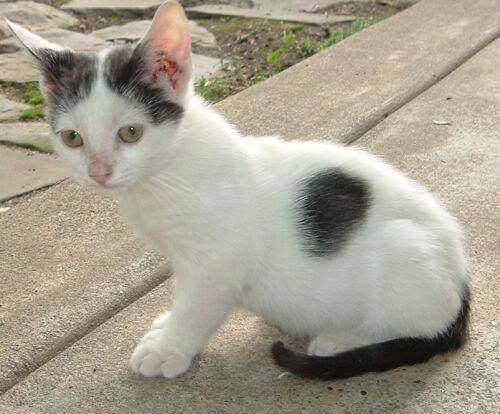
#> input picture ImageProcessing_9/cat.jpg, 500 x 414 px
$ python practice1.py
#> lines starting #> are read from the running program, lines starting #| are printed output that depends on the picture
#_*_coding:utf-8_*_
import cv2  # opencv读取的格式是BGR
import numpy as np
import matplotlib.pyplot as plt  # Matplotlib读取的格式是RGB

img = cv2.imread('cat.jpg', 0)
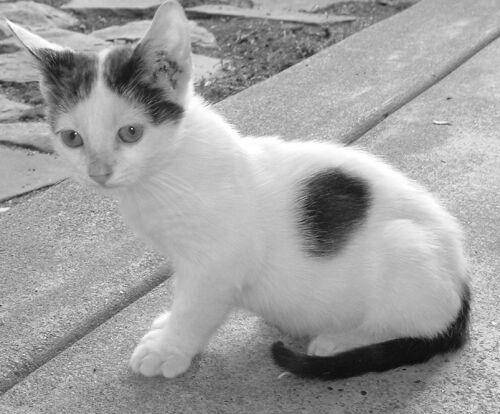
#> img: shape (414, 500); min 0, max 255, mean 159.9

# 创建 mask
mask = np.zeros(img.shape[:2], np.uint8)
print(mask.shape)  # (414, 500)
#| (414, 500)
mask[100:300, 100:400] = 255

masked_img = cv2.bitwise_and(img, img, mask=mask)  # 与操作
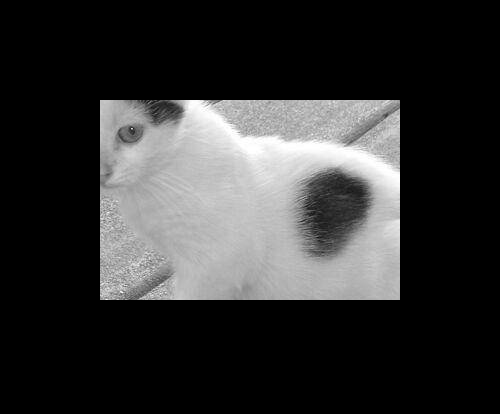
#> masked_img: shape (414, 500); min 0, max 255, mean 50.7

hist_full = cv2.calcHist([img], [0], None, [256], [0, 256])
#> hist_full = 256 values, max 3659 at index 179, min 0 at index 1, mean 808.6
hist_mask = cv2.calcHist([img], [0], mask, [256], [0, 256])
#> hist_mask = 256 values, max 1494 at index 180, min 0 at index 0, mean 234.4

plt.subplot(221), plt.imshow(img, 'gray'), plt.title('gray image')
plt.subplot(222), plt.imshow(mask, 'gray'), plt.title('mask image')
plt.subplot(223), plt.imshow(masked_img, 'gray'), plt.title('image bitwise and mask')
plt.subplot(224), plt.plot(hist_full), plt.plot(hist_mask), plt.title('hist image')
plt.xlim([0, 256])
plt.show()
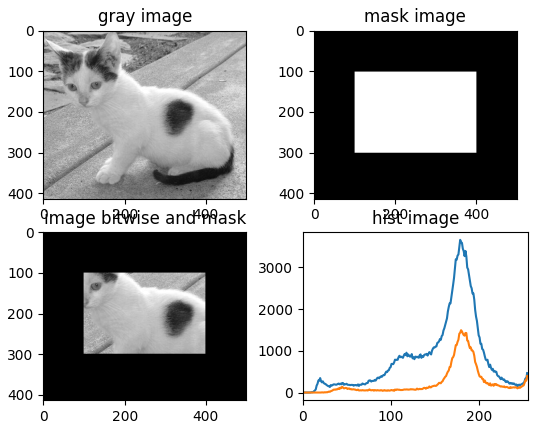
#> figure drawn by matplotlib, 4 panels; panel 4: curve peaks at x = 179, y = 3659; panel 4: curve peaks at x = 180, y = 1494

$ run again, with ImageProcessing_9/res.png saved as ImageProcessing_9/cat.jpg
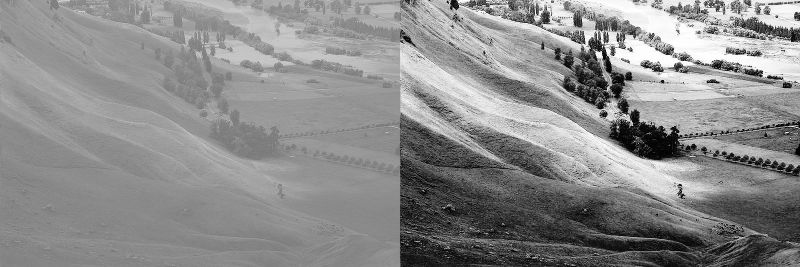
#> input picture ImageProcessing_9/res.png, 1600 x 534 px (shown at 1/2 size)
#> img is the input picture: shape (534, 1600); min 0, max 255, mean 139.2
#| (534, 1600)
#> `masked_img = cv2.bitwise_and(img, img, mask=mask)`:
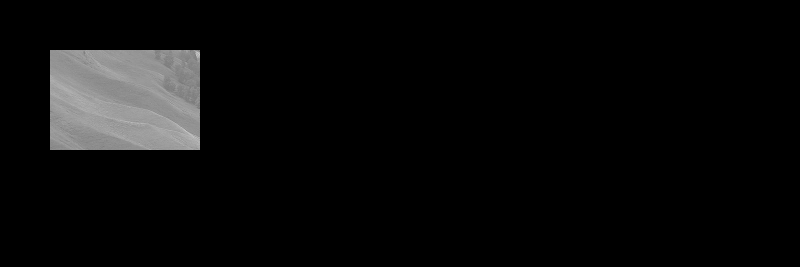
#> masked_img: shape (534, 1600) (shown at 1/2 size); min 0, max 226, mean 10.6
#> hist_full = 256 values, max 18645 at index 137, min 142 at index 69, mean 3337.5
#> hist_mask = 256 values, max 2354 at index 147, min 0 at index 0, mean 234.4
#> `plt.show()`:
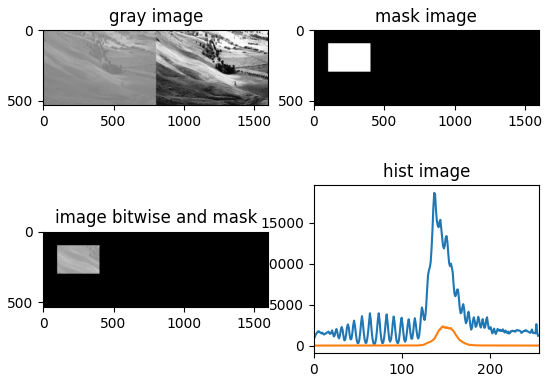
#> figure drawn by matplotlib, 4 panels; panel 4: curve peaks at x = 137, y = 18645; panel 4: curve peaks at x = 147, y = 2354
